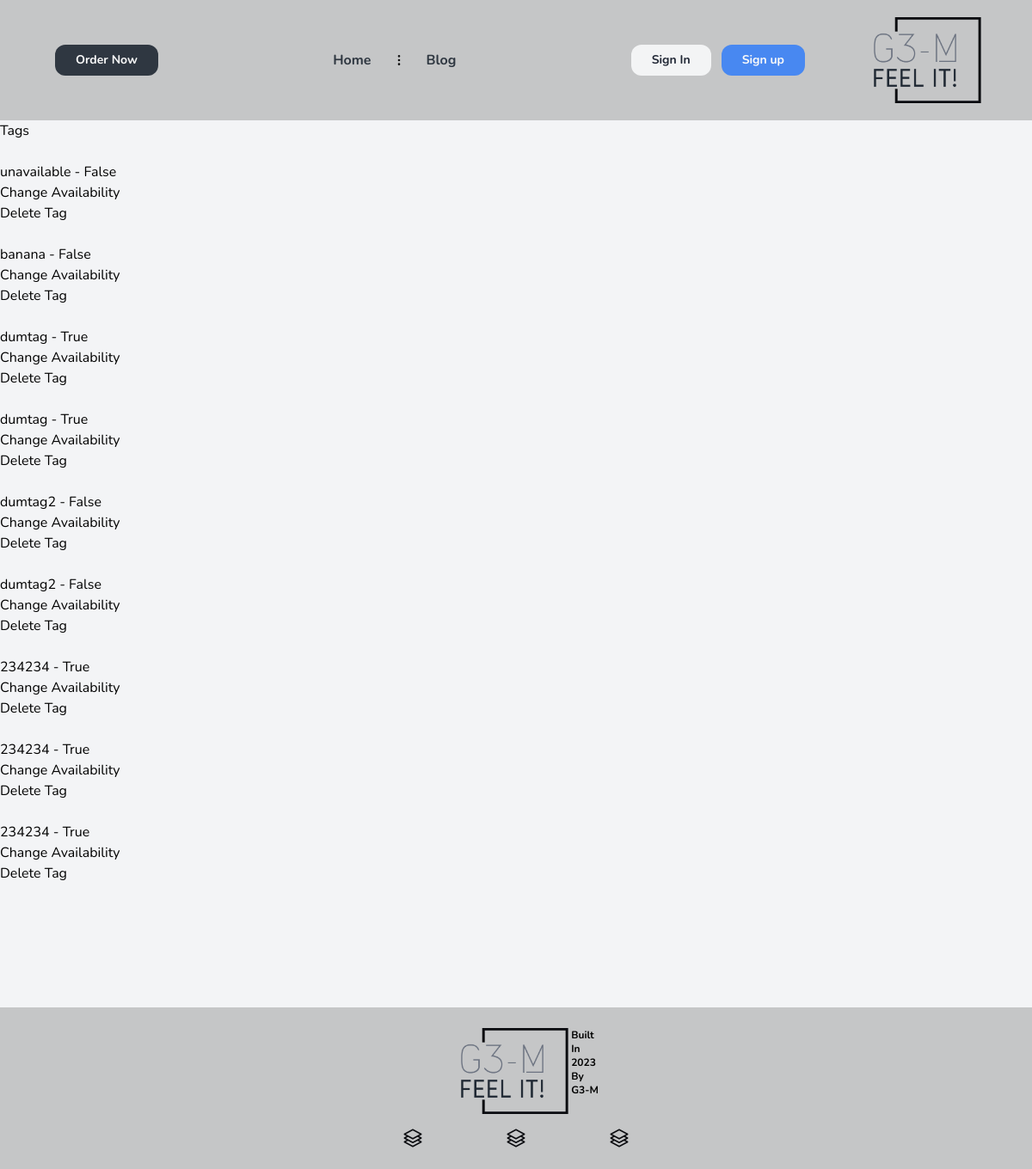
Page /tags/ on the earlier database version.
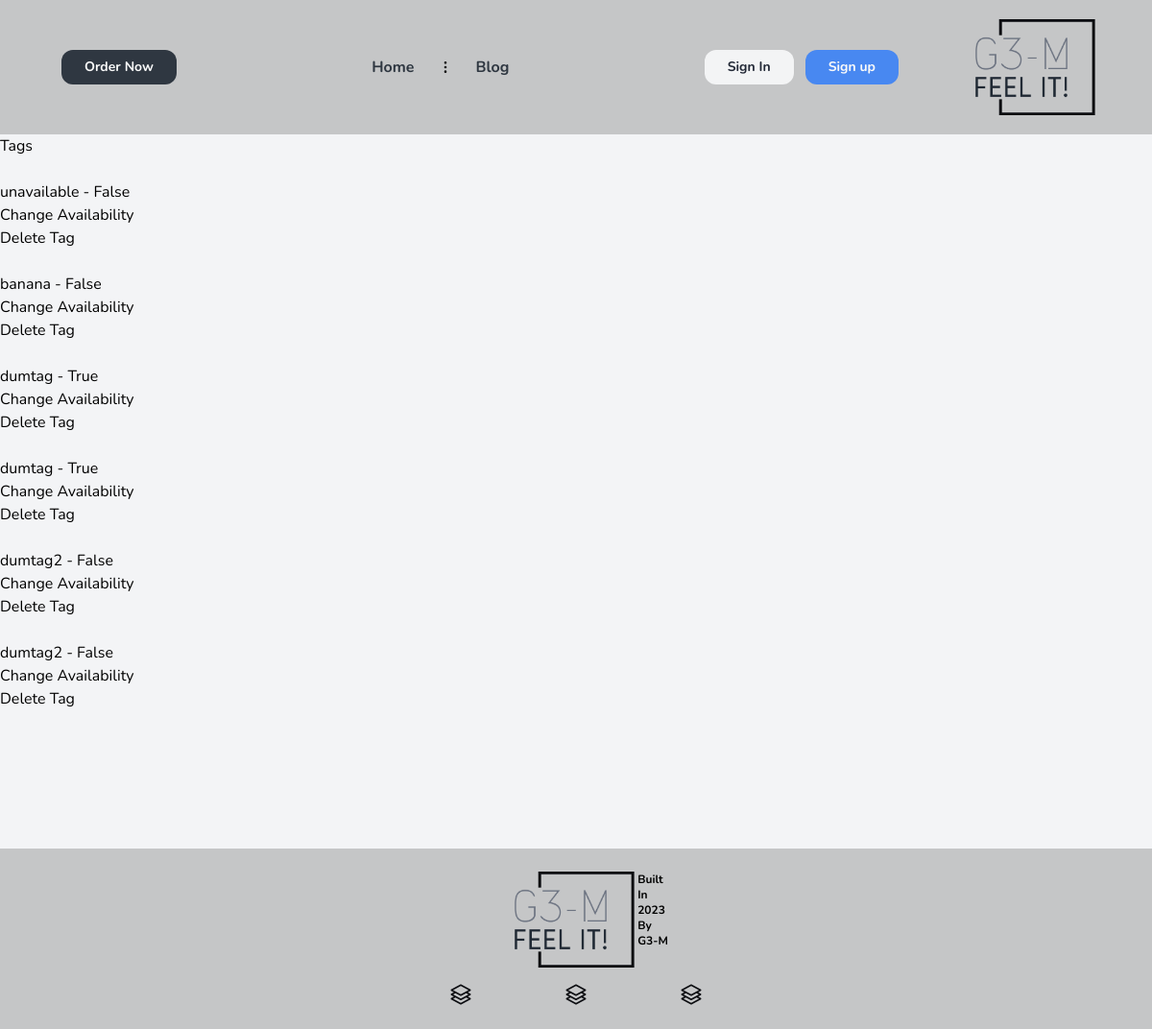
Same page on the later database version.
### tag/models.py (models this page shows, shortened)
class Tag(BaseModel):
    label = models.CharField(max_length=255)
    available = models.BooleanField(default=True)

### tag/views.py (the view)
# urls.py: path('', views.TagListView.as_view(), name='tag'),
class TagListView(ListView):
    model = Tag
    template_name = 'Tag_ListTemplate.html'
    context_object_name = 'tags'

### core/models.py (called while the page is built)
    def get_queryset(self):
        return super().get_queryset().filter(deleted_at__isnull=True)

### templates/Tag_ListTemplate.html
{% extends 'base.html' %}
{% block content %}
    <h1>Tags</h1>
    <ul>
    {% for tag in tags %}
        <br>
        <li>{{ tag.label }} - {{ tag.available }}</li>
        <form method="post" action="{% url 'tags:change-tag' tag.id %}">{% csrf_token %}
            <input type="submit" value="Change Availability"></form>
        <form method="post" action="{% url 'tags:delete-tag' tag.id %}">{% csrf_token %}
            <input type="submit" value="Delete Tag"></form>
    {% empty %}
        <li>No tag yet.</li>
        <br>
    {% endfor %}
    </ul>
{% endblock %}

Differences in the rows shown:
no longer on this page (row edited): Tag: label "234234", available "True"
no longer on this page (row edited): Tag: label "234234", available "True"
no longer on this page (row edited): Tag: label "234234", available "True"
